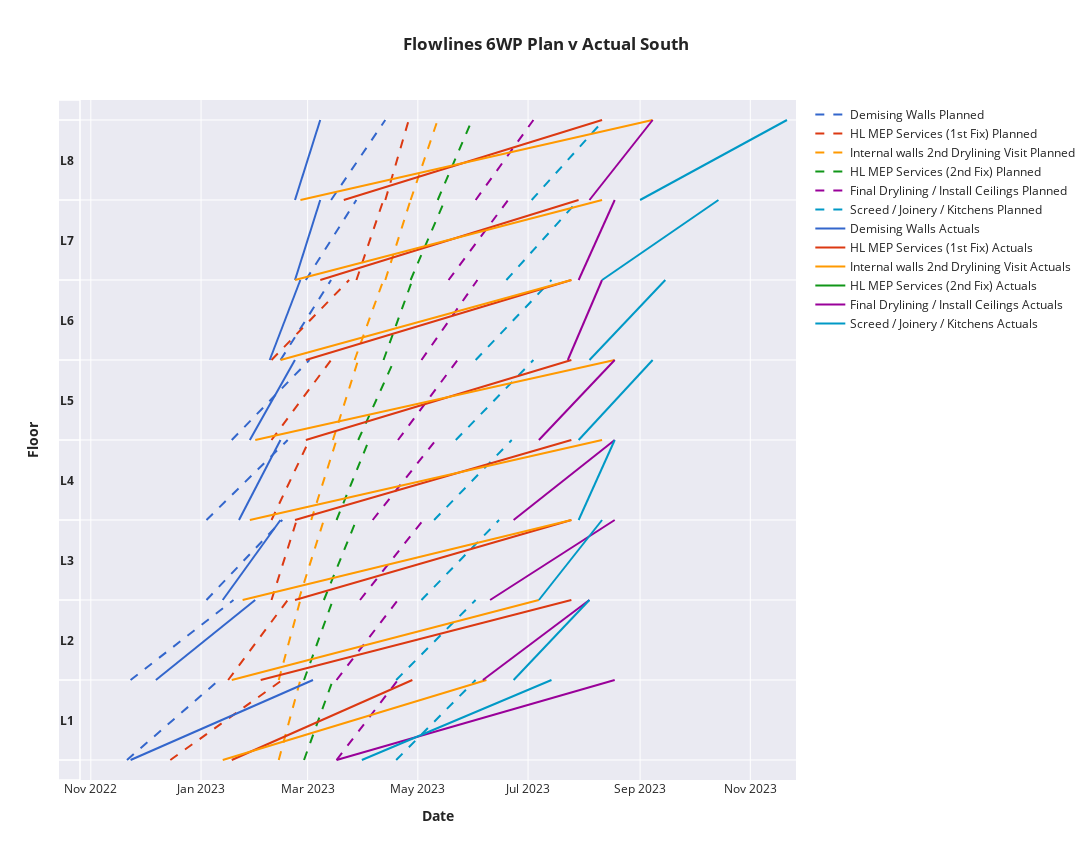
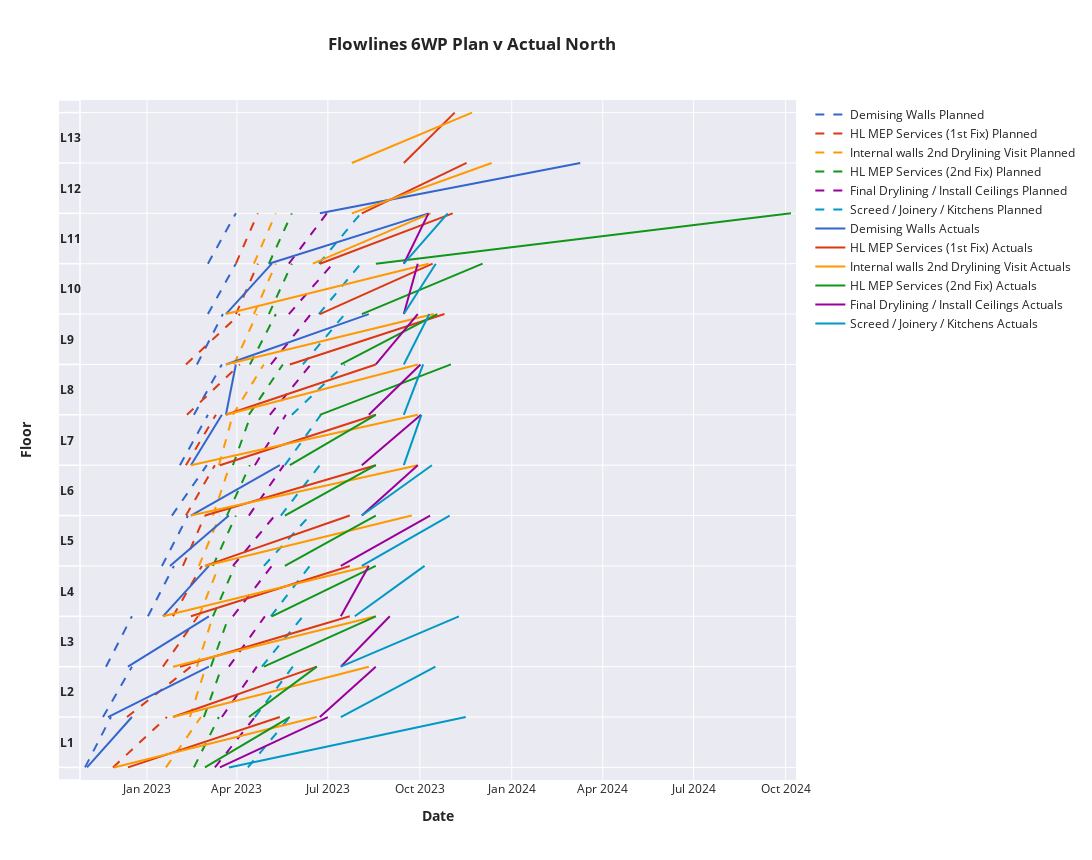
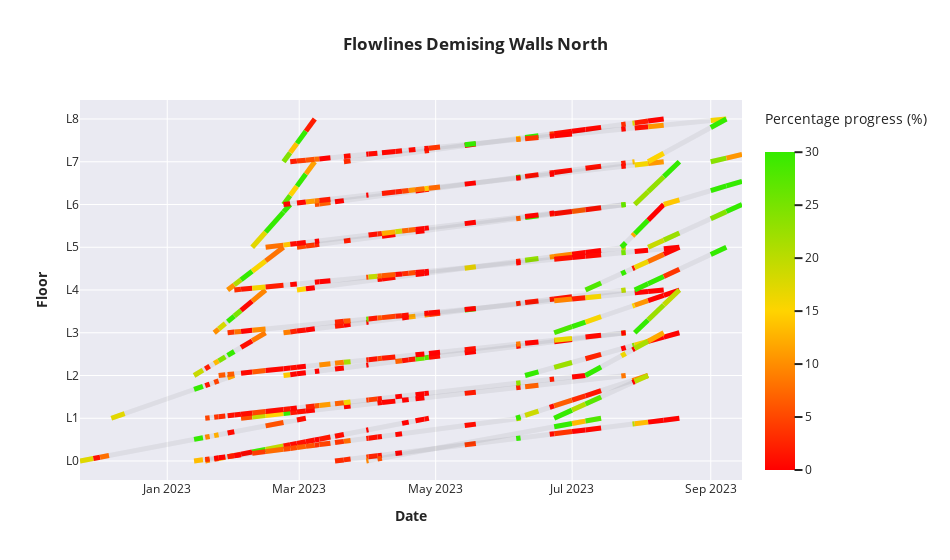
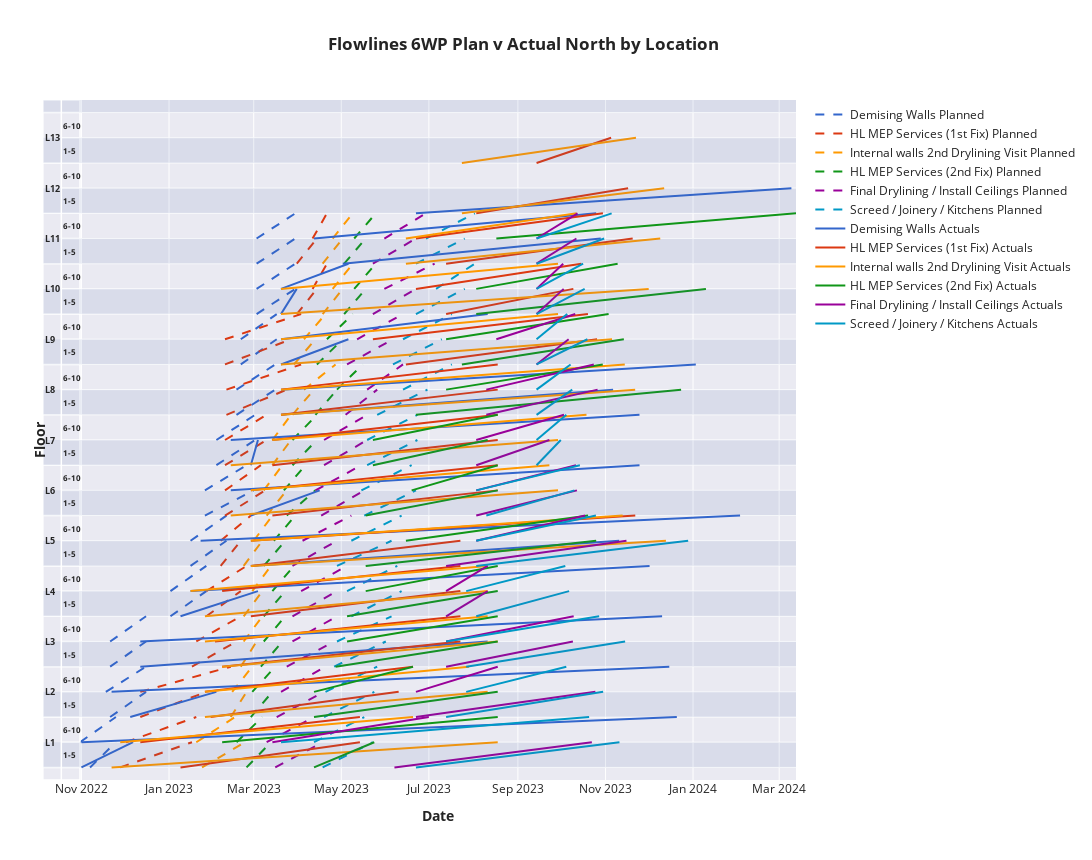

The code cell stored with these charts, in order, in its notebook:
### Code cell
import Productivity_dates
from Productivity_dates import figadditives, custom_colorscale, cladding_dates, flowlineactivitiesfig_layouts_datapoints, flowlineactivitiesfig_layouts, figadditivesprojection, name_legend, Flowlines1fig, southfloornamelen, timegap
from Productivity_dates import figadditivessth, figadditivessthprojection, Flowlines1figsth
import numpy as np
import math
import pandas as pd
